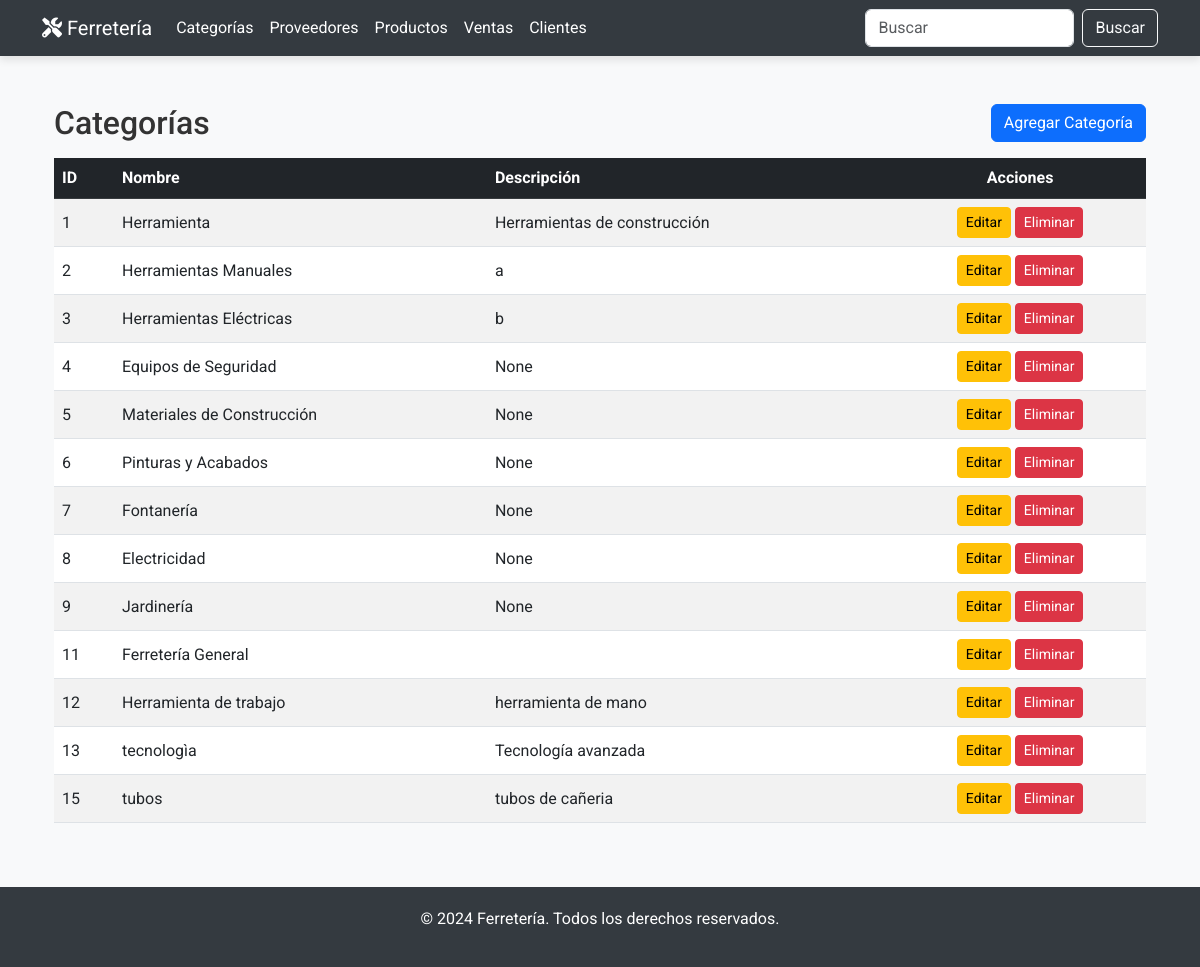
Page /categorias/ on the committed database.
### miAplicacion/models.py (models this page shows, shortened)
class Categoria(models.Model):
    nombre = models.CharField(max_length=50, unique=True)
    descripcion = models.TextField(blank=True, null=True)

### miAplicacion/views.py (the view)
# urls.py: path('categorias/', views.categoria_list, name='categoria_list'),
def categoria_list(request):
    categorias = Categoria.objects.all()
    return render(request, 'categorias/categoria_list.html', {'categorias': categorias})

### miAplicacion/templates/categorias/categoria_list.html (shortened to what this page needs)
{% extends 'base.html' %}
{% block content %}
<div class="container my-5">
    <div class="d-flex justify-content-between align-items-center mb-3">
        <h2 class="mb-0">Categorías</h2>
        <a href="{% url 'categoria_create' %}" class="btn btn-primary">Agregar Categoría</a>
    </div>
    <div class="table-responsive">
        <table class="table table-striped table-hover align-middle">
            <thead class="table-dark">
                <tr>
                    <th>ID</th>
                    <th>Nombre</th>
                    <th>Descripción</th>
                    <th class="text-center">Acciones</th>
                </tr>
            </thead>
            <tbody>
                {% for categoria in categorias %}
                <tr>
                    <td>{{ categoria.id }}</td>
                    <td>{{ categoria.nombre }}</td>
                    <td>{{ categoria.descripcion }}</td>
                    <td class="text-center">
                        <a href="{% url 'categoria_update' categoria.id %}" class="btn btn-warning btn-sm">Editar</a>
                        <a href="{% url 'categoria_delete' categoria.id %}" class="btn btn-danger btn-sm">Eliminar</a>
                    </td>
                </tr>
                {% endfor %}
            </tbody>
        </table>
    </div>
</div>
{% endblock %}

### miAplicacion/templates/base.html (style rules this page uses)
body { font-family: 'Roboto', sans-serif; background-color: #f8f9fa; color: #333; display: flex; flex-direction: column; min-height: 100vh; }
.container { flex: 1; }

### rows in the picture
Categoria: id "1", nombre "Herramienta", descripcion "Herramientas de construcción"
Categoria: id "2", nombre "Herramientas Manuales", descripcion "a"
Categoria: id "3", nombre "Herramientas Eléctricas", descripcion "b"
Categoria: id "4", nombre "Equipos de Seguridad", descripcion "None"
Categoria: id "5", nombre "Materiales de Construcción", descripcion "None"
Categoria: id "6", nombre "Pinturas y Acabados", descripcion "None"
Categoria: id "7", nombre "Fontanería", descripcion "None"
Categoria: id "8", nombre "Electricidad", descripcion "None"
Categoria: id "9", nombre "Jardinería", descripcion "None"
Categoria: id "11", nombre "Ferretería General"
Categoria: id "12", nombre "Herramienta de trabajo", descripcion "herramienta de mano"
Categoria: id "13", nombre "tecnologìa", descripcion "Tecnología avanzada"
Categoria: id "15", nombre "tubos", descripcion "tubos de cañeria"
